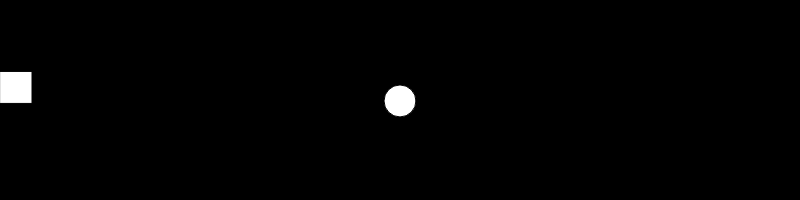
Frame 1 (no input)
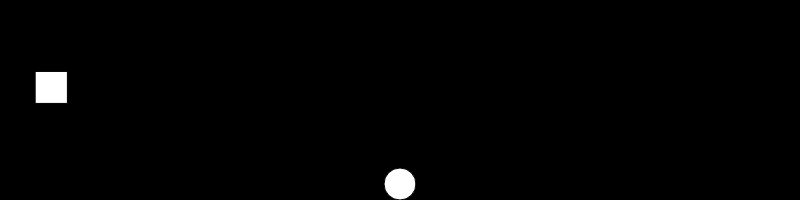
Frame 60 (no input)
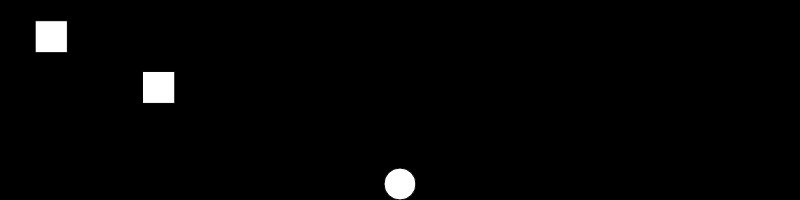
Frame 120 (the mouse pressed at the canvas centre since frame 60)

The p5.js sketch that drew these frames (run headless with seeded random() and noise() and a simulated clock; from frame 60 on, the mouse is pressed at the canvas centre):

// p5.js sketch
// ── sketch.js
/* Daniel Shiffman http://codingtra.in http://patreon.com/codingtrain Code for: https://youtu.be/cXgA1d_E-jY&.
Modificeret til gymnasiebrug af Simon Moe*/


var ball;
var stones = [];
var end = false;

function setup() {
    createCanvas(800, 200);
    ball = new Ball();
    stones.push(new Stone()); 
}

function draw() {
    if(!end){
        background(0);
        ball.update();
        ball.show();
    
        for(i=0;i<stones.length;i++){
            stones[i].show();
            stones[i].update();
            stones[i].hitme(ball.x, ball.y );
            if(stones[i].x > width){
                if(stones[i].hit){
                    stones.splice(0,1);
                }else{
                    death();
                }
            }
        }
        if(frameCount % 60 == 0){
            stones.push(new Stone());
        }
    }
    print(stones.length);
}

function death(){
    end = true;
    textSize(100);
    text("Done!", width/2-140, height/2+40);
}
 function keyPressed() {
  if (key == ' ') {
    ball.up();
  }
}


/*
Opgaver 



*/
// ── ball.js
/* Udviklet af Daniel Shiffman - http://patreon.com/codingtrain
Videre modificeret og udviklet til gymnasiebrug af Simon Moe 
*/

function Ball() {
    this.y = height/2;
    this.x = width/2;
    this.size = 32;
    
    this.gravity = 1;
    this.velocity = 0;
    this.friction = .95;
    this.lift = 15;

  this.show = function() {
    fill(255);
    ellipse(this.x, this.y, this.size, this.size);
  }

  this.update = function() {      
      this.velocity += this.gravity;
      this.velocity *= this.friction;
      this.y += this.velocity;
      
      if(this.y > height-this.size/2){
          this.y = height-this.size/2;
          this.velocity = -this.velocity;
      }
  }

  this.up = function() {
      this.velocity -= this.lift;
  }
 
}

/*



*/

// ── stone.js

function Stone() {
    this.y = random(height/2);
    this.x = 0;
    this.size = 32;
    this.col = [255,255,255];
    this.hit = false;
    
    this.gravity = 0.02;
    this.velocity = 0;

  this.show = function() {
    fill(this.col);
    rect(this.x, this.y, this.size, this.size);
  }

  this.update = function() {      
      this.velocity += this.gravity;
      this.x += this.velocity;
  } 
  
  this.hitme = function(x,y){
      if(dist(this.x, this.y, x, y) < this.size){
          this.col = [255,0,100];
          this.hit = true;
      }
  }
}
